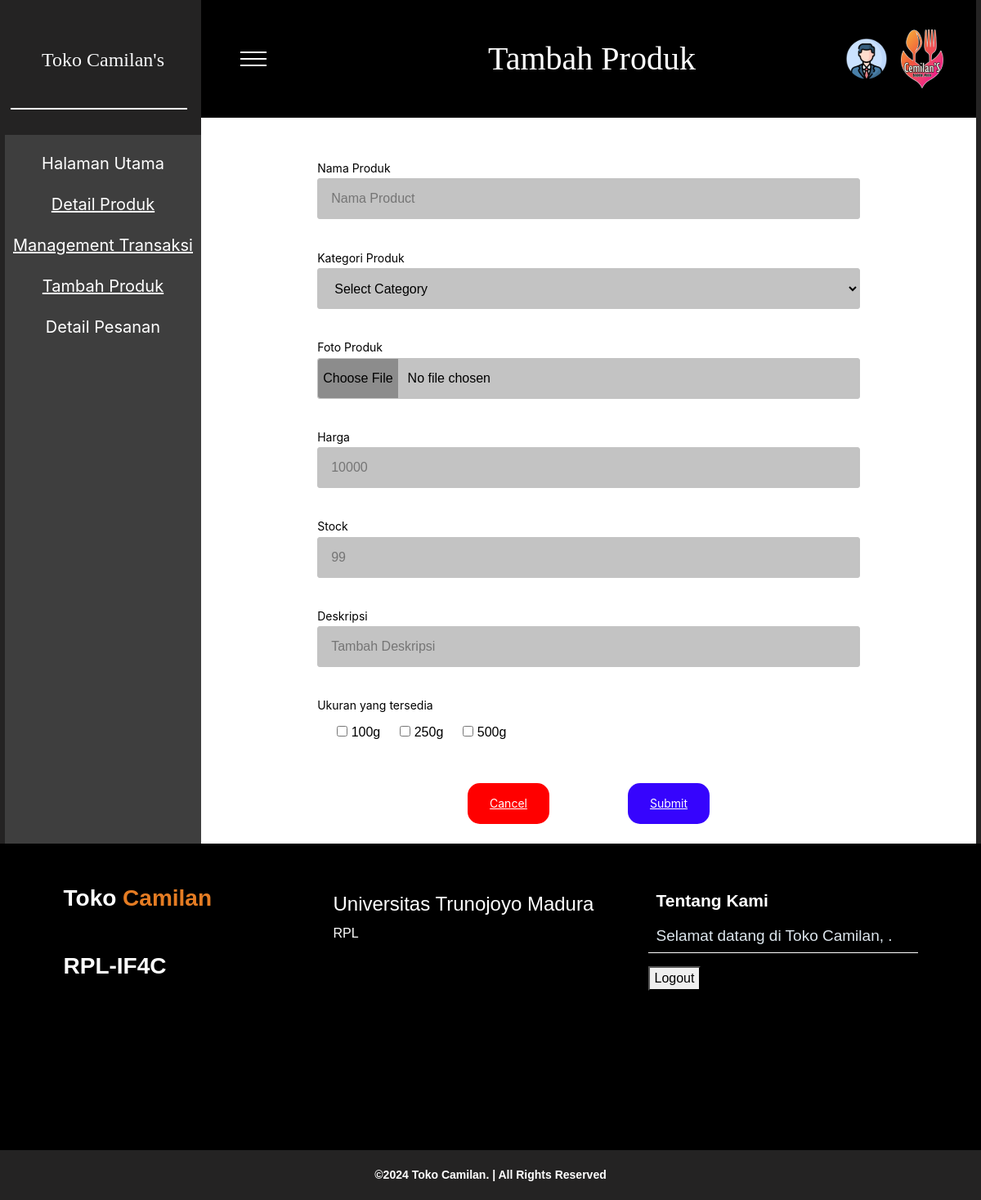
/rpl/admin/tambahproduk.php, run on the app's committed database.
### tables this page shows
CREATE TABLE `ukuran_barang` (
  `ID_UKURAN` int(11) NOT NULL,
  `BERAT` int(11) NOT NULL
);

### rpl/Database/database.php (called while the page is built, shortened)
<?php
function getDataAll($table)
{
    try {
        $statement = DB->prepare("SELECT * FROM $table ");
        $statement->execute();
        return $statement->fetchAll(PDO::FETCH_ASSOC);
    } catch (PDOException $err) {
        echo $err->getMessage();
    }
}

### rpl/admin/tambahproduk.php (the view, shortened to what this page needs)
<?php
require_once('../Database/database.php');
$weight = getDataAll('ukuran_barang');
?>
<?php include("../templates/header-admin.php") ?>
<form name="myForm" action="<?= BASEURL . 'admin/eksekusiperintah/tambahbarang.php' ?>" method="post" enctype="multipart/form-data" style="width: 70%; color:black;" class="mb-5 pb-5">
    <div class="mb-1">
        <label class="font-form" for="namaproduk">Nama Produk</label>
        <input type="text" class="input-form px-3" id="formGroupExampleInput" placeholder="Nama Product" name="namaproduk" required>
    </div>
    <div class="mb-1">
        <label class="font-form" for="kategori">Kategori Produk</label>
        <select class="input-form px-3" aria-label="Default select example" name="kategori" required>
            <option selected>Select Category</option>
        </select>
    </div>
    <div class="mb-1">
        <label class="font-form" for="InputFoto" class="form-label">Foto Produk</label>
        <input class="input-form p-0" type="file" id="InputFoto" name="fotoproduk" required>
    </div>
    <div class="mb-1">
        <label class="font-form" for="hargaproduk">Harga</label>
        <input type="text" class="input-form px-3" id="formGroupExampleInput2" placeholder="10000" name="hargaproduk" required>
    </div>
    <div class="mb-1">
        <label class="font-form" for="stockproduk">Stock</label>
        <input type="text" class="input-form px-3" id="formGroupExampleInput2" placeholder="99" name="stockproduk" required>
    </div>
    <div class="mb-1">
        <label class="font-form" for="deskripsi">Deskripsi</label>
        <input type="text" class="input-form px-3" id="formGroupExampleInput2" placeholder="Tambah Deskripsi" name="deskripsi" required>
    </div>
    <div class="mb-5">
        <label class="font-form mb-2" for="WeightForm">Ukuran yang tersedia</label>
        <div class="d-flex align-items-center" id="WeightForm">
            <?php foreach ($weight as $w) : ?>
                <div class="form-check">
                    <input class="" type="checkbox" value="<?= $w['ID_UKURAN'] ?>" id="flexCheckDefault">
                    <label class="form-check-label" for="flexCheckDefault">
                        <?= $w['BERAT'] ?>g
                    </label>
                </div>
            <?php endforeach; ?>
        </div>
    </div>
    <div class="d-flex justify-content-center">
        <button type="reset" class="button-submit-form mx-5" style="background-color: red;">Cancel </button>
        <button type="submit" class="button-submit-form mx-5"> Submit </button>
    </div>
</form>
<?php include("../templates/footer-admin.php") ?>

### rpl/css/style.css (style rules this page uses)
body { font-family: 'Source Sans Pro', sans-serif; font-weight: 300; margin: 0; padding: 0; display: flex; flex-direction: column; align-items: center; background-color: #242323; overflow-x: hidden; }

### rpl/admin/tambahproduk.php (style rules this page uses)
.font-form { color: #000; font-family: Inter; font-size: 14px; font-style: normal; font-weight: 400; line-height: normal; display: flex; width: 167px; height: 26px; flex-direction: column; justify-content: center; flex-shrink: 0; }
.input-form { border: 1px solid #C3C3C3; border-radius: 3px; background: #C3C3C3; width: 100%; height: 50px; flex-shrink: 0; margin-bottom: 3.7vh; }
.button-submit-form { border: #3604FD; border-radius: 15px; background: #3604FD; width: 100px; height: 50px; flex-shrink: 0; color: #FFF; text-align: center; font-family: Inter; font-size: 14px; font-style: normal; font-weight: 400; line-height: normal; text-decoration-line: underline; }

### data on the page
ukuran_barang: BERAT "100"
ukuran_barang: BERAT "250"
ukuran_barang: BERAT "500"

### other printed values
$title "Tambah Produk"
